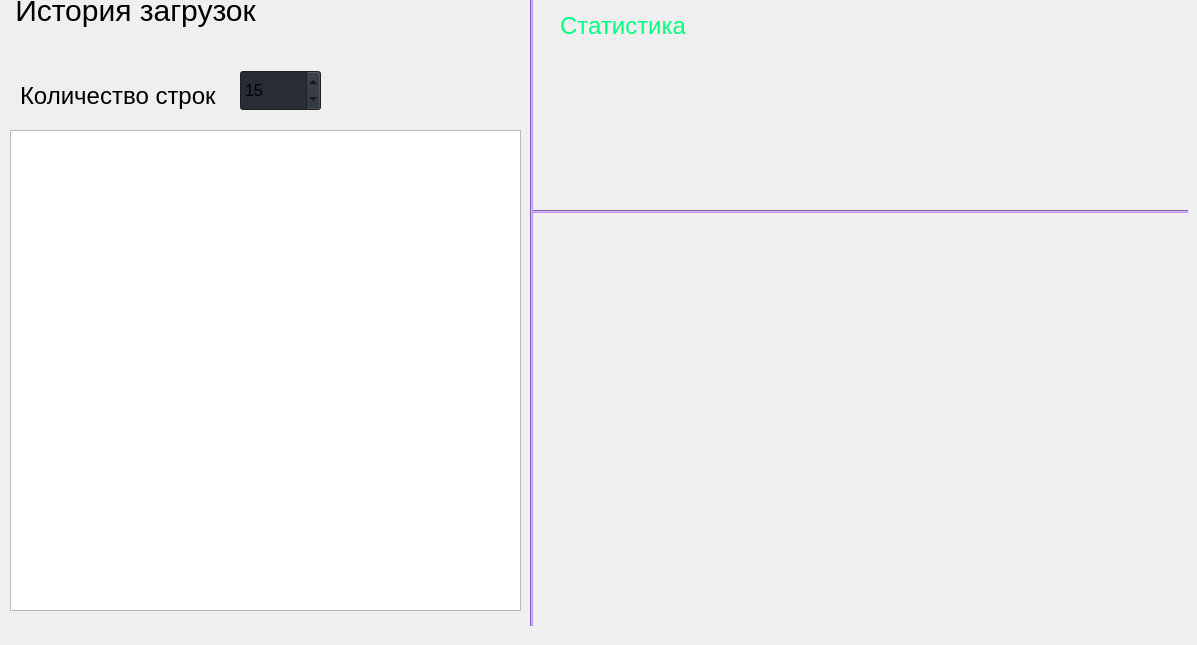
                     <widget class="QWidget" name="history">
                      <widget class="QLabel" name="title">
                       <property name="geometry">
                        <rect>
                         <x>10</x>
                         <y>-10</y>
                         <width>251</width>
                         <height>41</height>
                        </rect>
                       </property>
                       <property name="styleSheet">
                        <string notr="true">font-size: 30px;
</string>
                       </property>
                       <property name="text">
                        <string>История загрузок</string>
                       </property>
                       <property name="alignment">
                        <set>Qt::AlignCenter</set>
                       </property>
                      </widget>
                      <widget class="QSpinBox" name="spinBox">
                       <property name="geometry">
                        <rect>
                         <x>240</x>
                         <y>70</y>
                         <width>81</width>
                         <height>41</height>
                        </rect>
                       </property>
                       <property name="styleSheet">
                        <string notr="true">background-color: rgb(40, 44, 52); font-size: 16px;</string>
                       </property>
                       <property name="suffix">
                        <string/>
                       </property>
                       <property name="minimum">
                        <number>1</number>
                       </property>
                       <property name="value">
                        <number>15</number>
                       </property>
                      </widget>
                      <widget class="QLabel" name="label_column">
                       <property name="geometry">
                        <rect>
                         <x>20</x>
                         <y>70</y>
                         <width>211</width>
                         <height>51</height>
                        </rect>
                       </property>
                       <property name="styleSheet">
                        <string notr="true">font-size: 24px;</string>
                       </property>
                       <property name="text">
                        <string>Количество строк</string>
                       </property>
                      </widget>
                      <widget class="QTableWidget" name="tableWidget">
                       <property name="geometry">
                        <rect>
                         <x>10</x>
                         <y>130</y>
                         <width>511</width>
                         <height>481</height>
                        </rect>
                       </property>
                       <property name="styleSheet">
                        <string notr="true">font-size: 19px;
</string>
                       </property>
                      </widget>
                      <widget class="QLabel" name="label_stat">
                       <property name="geometry">
                        <rect>
                         <x>560</x>
                         <y>0</y>
                         <width>201</width>
                         <height>51</height>
                        </rect>
                       </property>
                       <property name="styleSheet">
                        <string notr="true">font-size: 24px;
color: rgb(0, 255, 127)</string>
                       </property>
                       <property name="text">
                        <string>Статистика</string>
                       </property>
                      </widget>
                      <widget class="QLabel" name="stat">
                       <property name="geometry">
                        <rect>
                         <x>560</x>
                         <y>60</y>
                         <width>581</width>
                         <height>141</height>
                        </rect>
                       </property>
                       <property name="font">
                        <font>
                         <family>Segoe UI</family>
                         <pointsize>-1</pointsize>
                         <italic>false</italic>
                         <bold>false</bold>
                        </font>
                       </property>
                       <property name="styleSheet">
                        <string notr="true">font-size: 16px;
</string>
                       </property>
                       <property name="text">
                        <string/>
                       </property>
                       <property name="alignment">
                        <set>Qt::AlignLeading|Qt::AlignLeft|Qt::AlignTop</set>
                       </property>
                      </widget>
                      <widget class="QLabel" name="label_diagram">
                       <property name="geometry">
                        <rect>
                         <x>540</x>
                         <y>220</y>
                         <width>631</width>
                         <height>391</height>
                        </rect>
                       </property>
                       <property name="font">
                        <font>
                         <family>Segoe UI</family>
                         <pointsize>10</pointsize>
                         <italic>false</italic>
                         <bold>false</bold>
                        </font>
                       </property>
                       <property name="text">
                        <string/>
                       </property>
                      </widget>
                      <widget class="Line" name="line_2">
                       <property name="geometry">
                        <rect>
                         <x>530</x>
                         <y>-10</y>
                         <width>3</width>
                         <height>636</height>
                        </rect>
                       </property>
                       <property name="styleSheet">
                        <string notr="true">background-color: rgb(189, 147, 249)</string>
                       </property>
                       <property name="orientation">
                        <enum>Qt::Vertical</enum>
                       </property>
                      </widget>
                      <widget class="Line" name="line_3">
                       <property name="geometry">
                        <rect>
                         <x>533</x>
                         <y>210</y>
                         <width>655</width>
                         <height>3</height>
                        </rect>
                       </property>
                       <property name="styleSheet">
                        <string notr="true">background-color: rgb(189, 147, 249)</string>
                       </property>
                       <property name="orientation">
                        <enum>Qt::Horizontal</enum>
                       </property>
                      </widget>
                     </widget>
